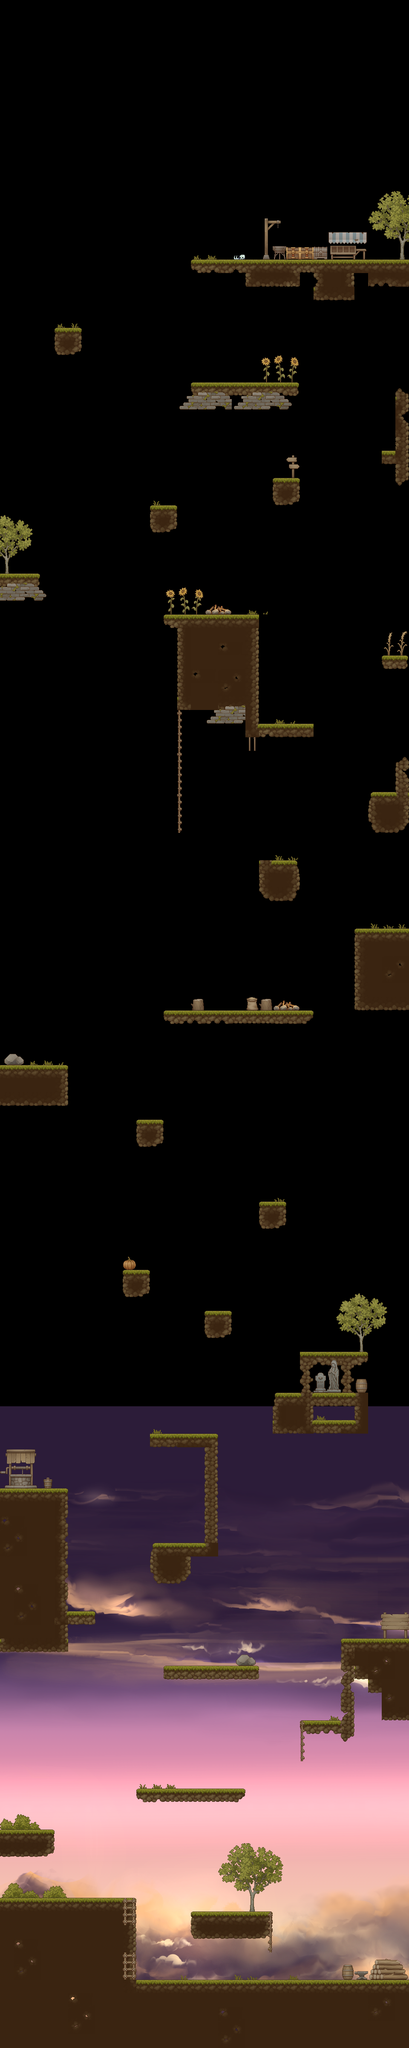

This is a level from a 2D game, rendered from its Tiled map with the project's own tilesets. A one-line summary and the map file follow, with tile-layer data summarised:
An orthogonal 30x150 tile map with 32x32 px tiles, 4 tile layers (background, Terrain, BackgroundProps, finish), 4 tilesets.

<map version="1.10" tiledversion="1.10.0" orientation="orthogonal" renderorder="right-down" width="30" height="150" tilewidth="32" tileheight="32" infinite="0" nextlayerid="8" nextobjectid="1">
 <tileset firstgid="1" source="sunrise-parallax.tsx" />
 <tileset firstgid="7751" source="TX Tileset Ground.tsx" />
 <tileset firstgid="8007" source="TX Village Props.tsx" />
 <tileset firstgid="9031" source="ExtraTilesLevel3.tsx" />
 <layer id="4" name="background" width="30" height="150">
  <data>[4500 cells, 1410 non-empty, 1410 distinct tile ids]</data>
 </layer>
 <layer id="1" name="Terrain" width="30" height="150">
  <data>[4500 cells, 333 non-empty, 88 distinct tile ids]</data>
 </layer>
 <layer id="5" name="BackgroundProps" width="30" height="150">
  <data>[4500 cells, 517 non-empty, 160 distinct tile ids]</data>
 </layer>
 <layer id="7" name="finish" width="30" height="150">
  <data>[4500 cells, 1 non-empty, 1 distinct tile ids]</data>
 </layer>
</map>
